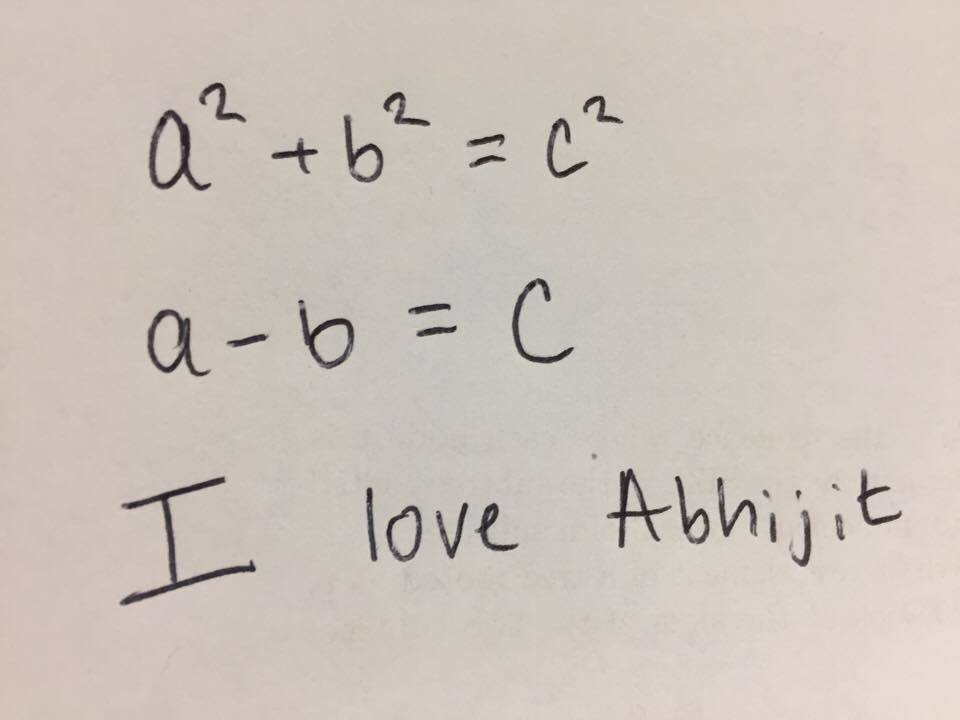
#> input picture examples/eq3.jpg, 960 x 720 px
$ python image-processing.py
#> lines starting #> are read from the running program, lines starting #| are printed output that depends on the picture
from PIL import Image
from PIL import ImageEnhance
import numpy as np


def image_to_pixel_array (image_filename):
#> called with image_filename = 'examples/eq3.jpg'
	im = Image.open(image_filename)
#> im is the input picture: PIL image 960x720 RGB; mean R, G, B 204.3, 195.2, 187.1

	enhancer = ImageEnhance.Contrast(im)

	im = enhancer.enhance(2.0)
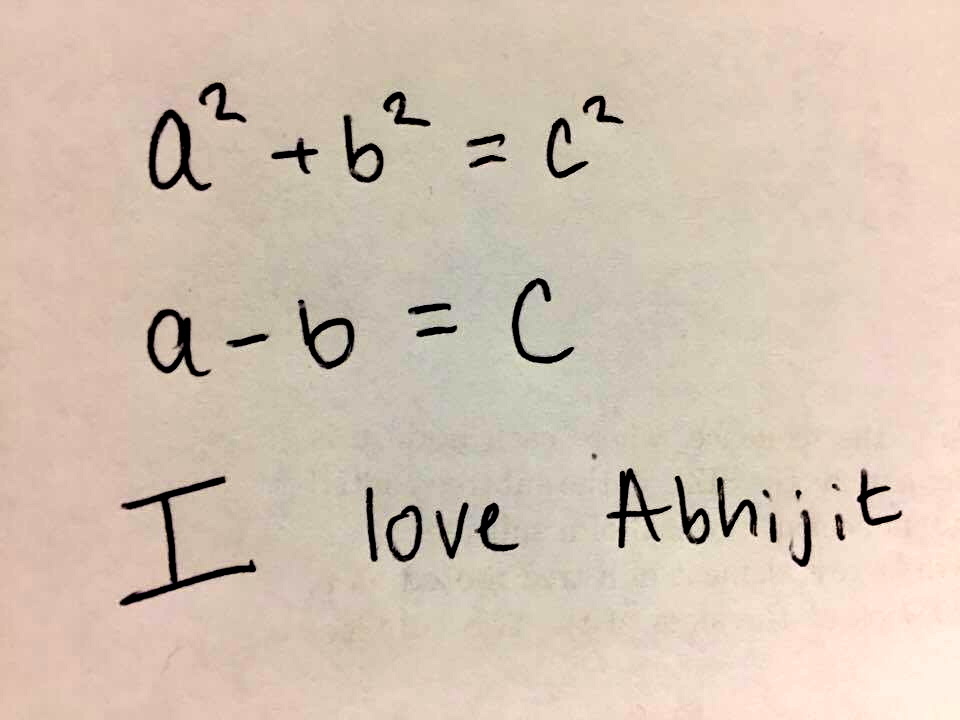
#> im: PIL image 960x720 RGB; mean R, G, B 212.7, 194.9, 178.8

	ix = im.load()


	for i in range(im.size[0]):
		for j in range(im.size[1]):
			if sum(ix[i,j])/3.0 > 60:
				ix[i,j] = (256, 256, 256)
			else:
				ix[i, j] = (0,0,0)

	l = []

	for i in range(1,im.size[0]-1):
		for j in range(1,im.size[1]-1):
			if sum ([ix[i+1, j+1] == (0,0,0), ix[i-1, j+1] == (0,0,0), ix[i+1, j-1] == (0,0,0), ix[i-1, j-1] == (0,0,0)]) > 1:
				l.append((i, j))

	for i in l:
		ix[i[0], i[1]] = (0,0,0)

#> (the run stopped early here; a loop or call above may not have finished)

$ run again, with examples/eq1.jpg copied over examples/eq3.jpg
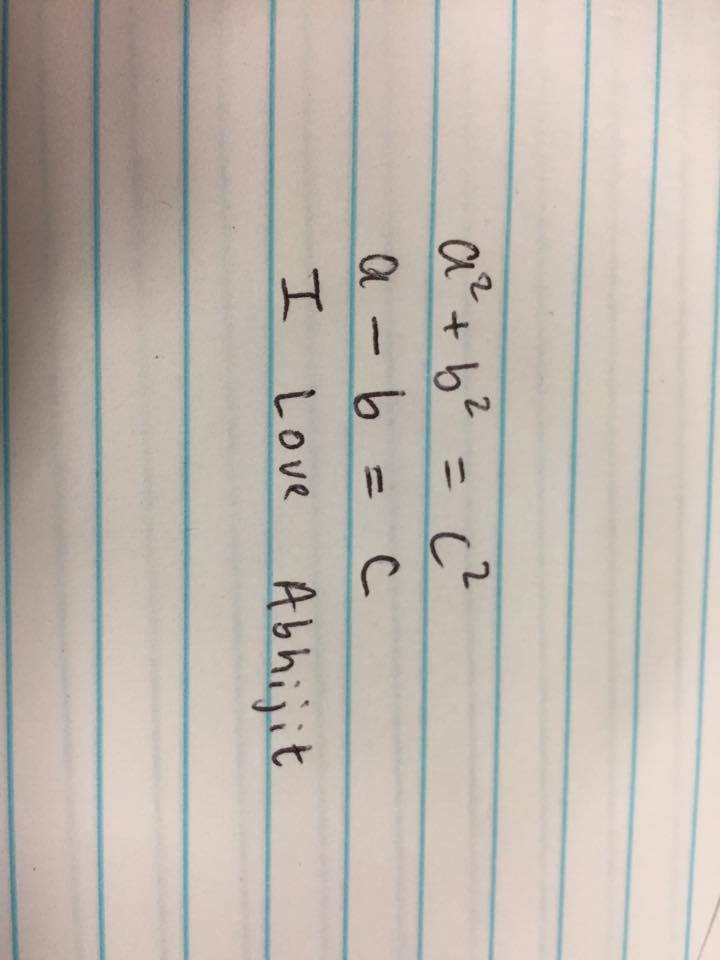
#> input picture examples/eq1.jpg, 720 x 960 px
#> in image_to_pixel_array, im is the input picture: PIL image 720x960 RGB; mean R, G, B 191.1, 183, 175.3
#> in image_to_pixel_array, `im = enhancer.enhance(2.0)`:
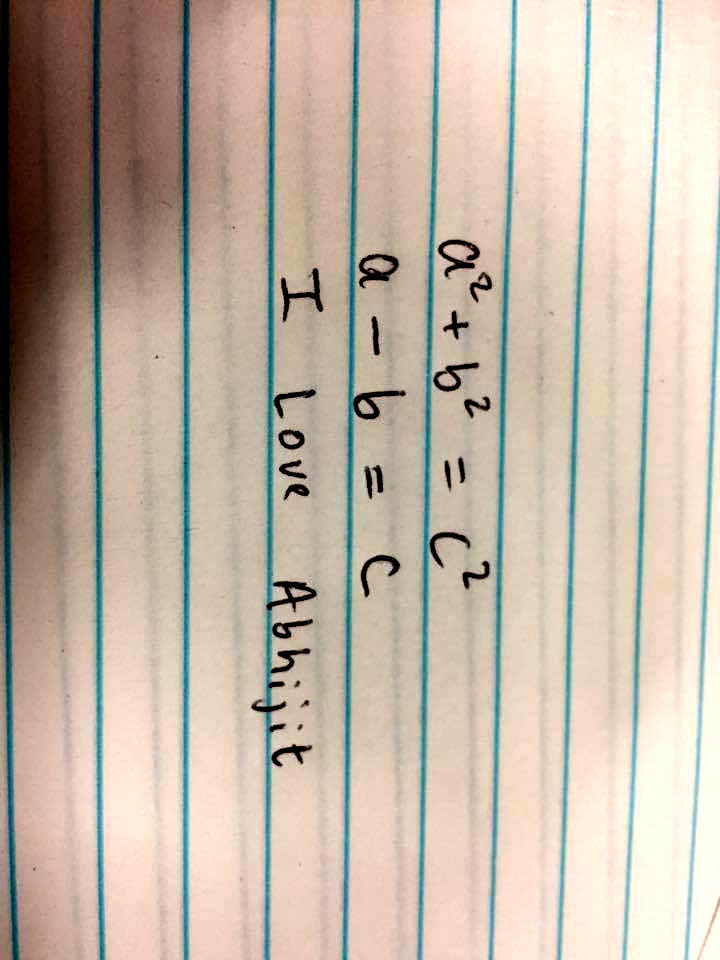
#> im: PIL image 720x960 RGB; mean R, G, B 195.7, 181.6, 166.3

$ run again, with examples/eq2.jpg copied over examples/eq3.jpg
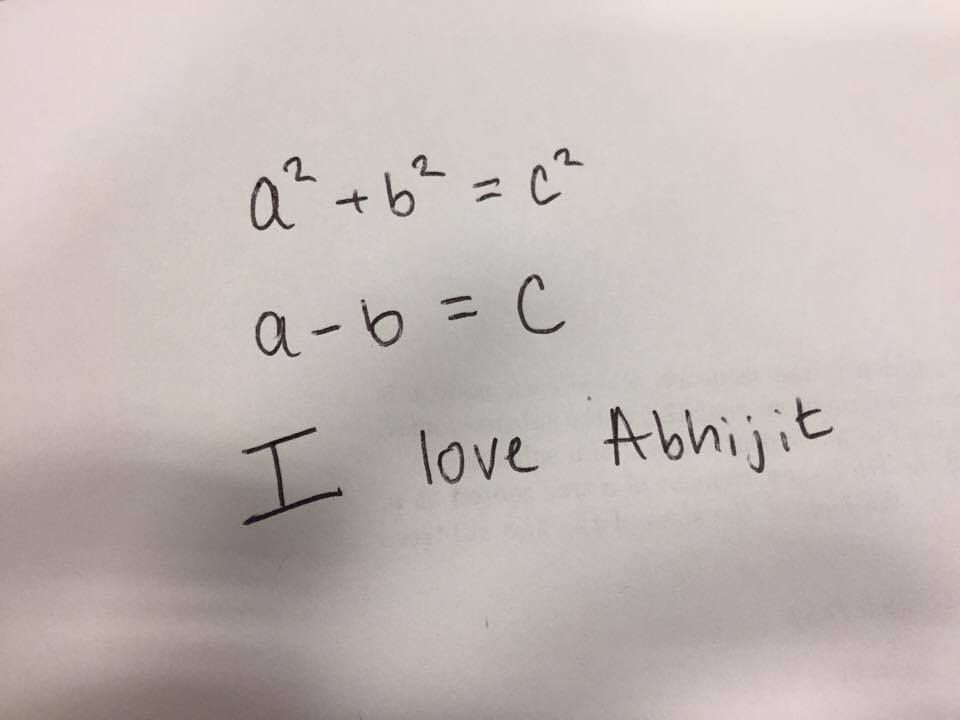
#> input picture examples/eq2.jpg, 960 x 720 px
#> in image_to_pixel_array, im is the input picture: PIL image 960x720 RGB; mean R, G, B 195.4, 186.4, 182.6
#> in image_to_pixel_array, `im = enhancer.enhance(2.0)`:
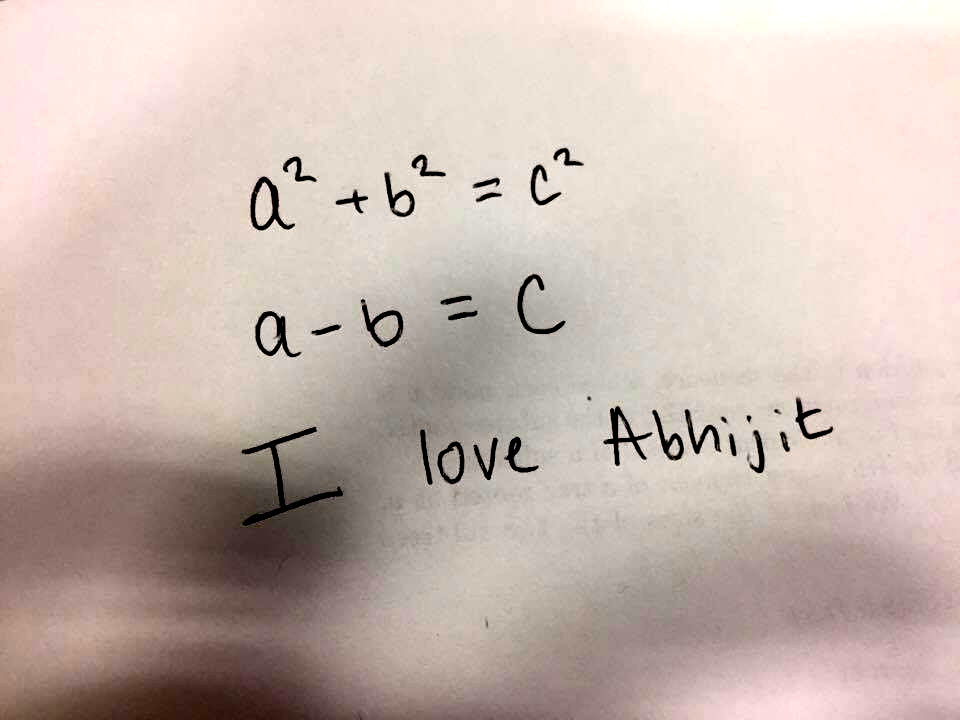
#> im: PIL image 960x720 RGB; mean R, G, B 201.7, 184.7, 177.1

$ run again, with examples/eq4.jpg copied over examples/eq3.jpg
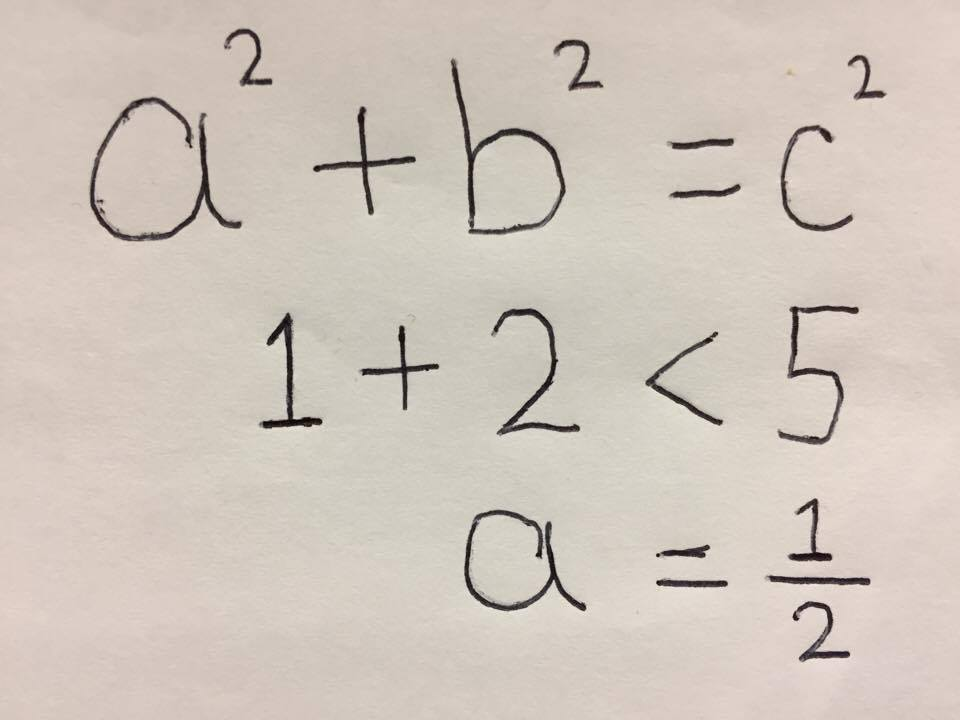
#> input picture examples/eq4.jpg, 960 x 720 px
#> in image_to_pixel_array, im is the input picture: PIL image 960x720 RGB; mean R, G, B 208.5, 198.2, 188.9
#> in image_to_pixel_array, `im = enhancer.enhance(2.0)`:
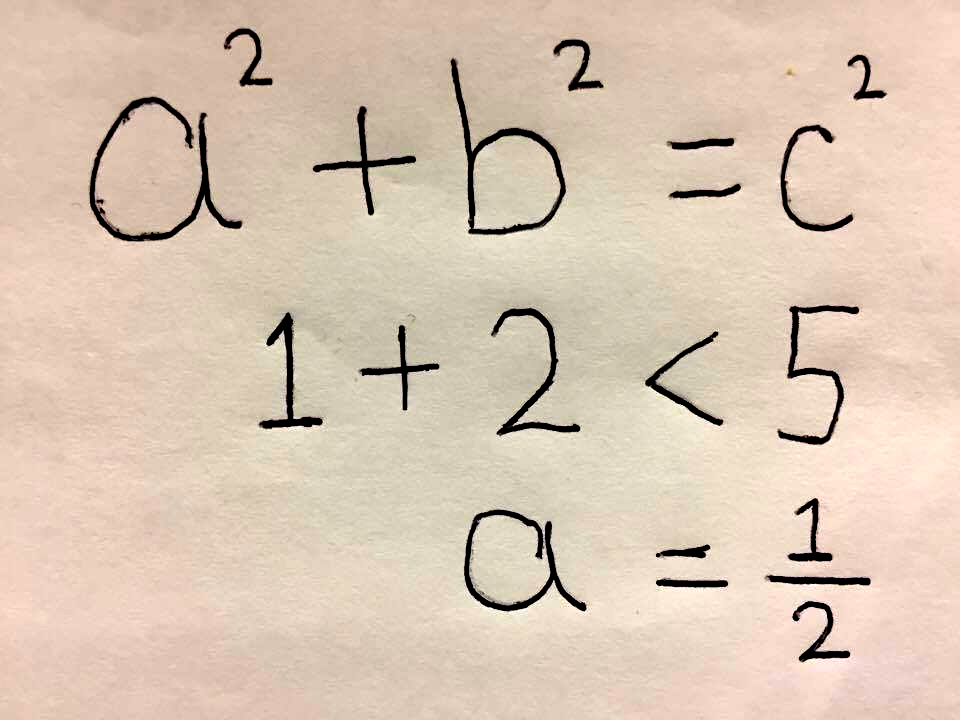
#> im: PIL image 960x720 RGB; mean R, G, B 218.9, 198.9, 180.4
